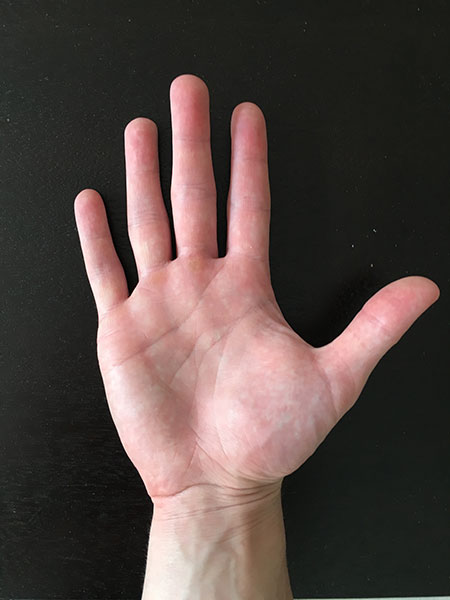
#> input picture extreme-points/hands.jpg, 450 x 600 px
$ python main.py
#> lines starting #> are read from the running program, lines starting #| are printed output that depends on the picture; after the words box and inside, x2 and y2 are one past the last pixel; in counts of white or black regions, pixels touching at a corner belong together
import imutils
import cv2


img = cv2.imread('./hands.jpg')
#> img is the input picture: shape (600, 450, 3); mean B, G, R 67, 70.8, 84.8

gray = cv2.cvtColor(img, cv2.COLOR_BGR2GRAY)
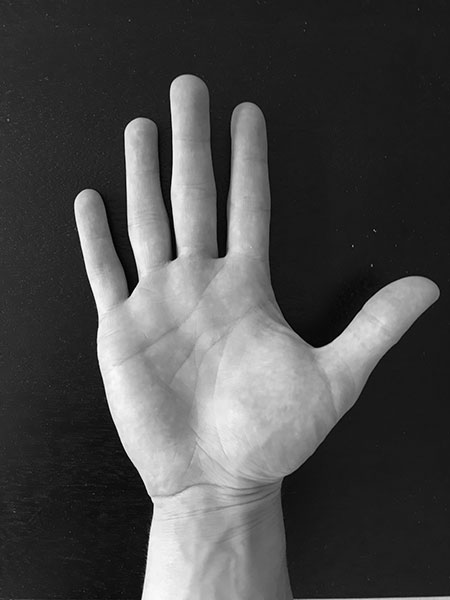
#> gray: shape (600, 450); min 0, max 254, mean 74.6
gray = cv2.GaussianBlur(gray, (5, 5), 0)


thresh = cv2.threshold(gray, 45, 255, cv2.THRESH_BINARY)[1]
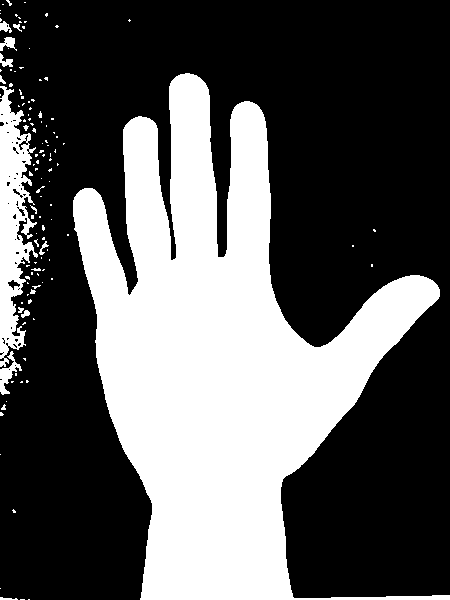
#> thresh: shape (600, 450); 36% white; 121 white regions (105 under 20 px), largest, box (x1, y1, x2, y2) and area: (73, 73, 450, 600) 89933, (0, 86, 38, 367) 5707, (0, 351, 22, 395) 339
thresh = cv2.erode(thresh, None, iterations=2)
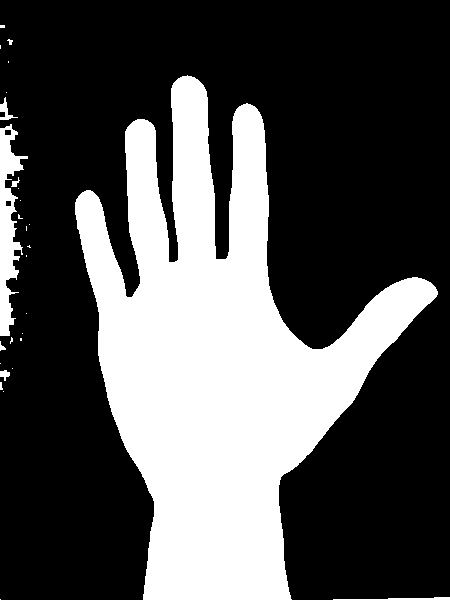
#> thresh: shape (600, 450); 32.4% white; 28 white regions (20 under 20 px), largest, box (x1, y1, x2, y2) and area: (75, 75, 438, 600) 84027, (0, 124, 28, 336) 2778, (333, 597, 450, 600) 195
thresh = cv2.dilate(thresh, None, iterations=2)
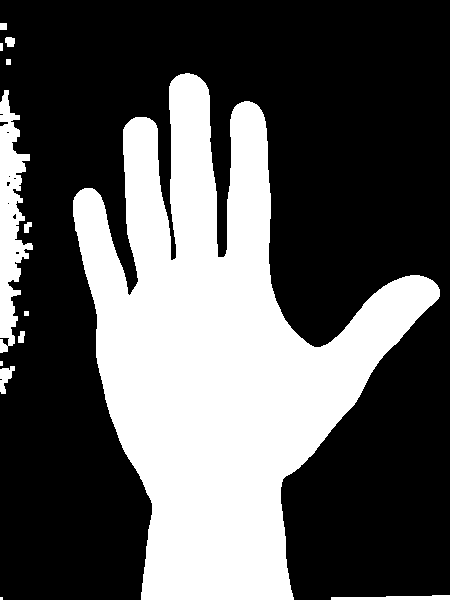
#> thresh: shape (600, 450); 35.2% white; 13 white regions (2 under 20 px)


cnts = cv2.findContours(thresh.copy(), cv2.RETR_EXTERNAL,
	cv2.CHAIN_APPROX_SIMPLE)
#> cnts = 13 contours, 4 with area under 20; largest, box (x1, y1, x2, y2) and area: (73, 73, 440, 600) 88266, (0, 90, 33, 353) 4153, (331, 595, 450, 600) 317, (0, 366, 15, 394) 189, (5, 37, 15, 47) 68
cnts = imutils.grab_contours(cnts)
c = max(cnts, key=cv2.contourArea)
#> c = contour of 693 points, box (x1, y1, x2, y2) (73, 73, 440, 600), area 88266

print(c[:, :, 0].argmin())
#| 192
# extLeft = tuple([c[:, :, 0].argmin()])

# print(extLeft)
